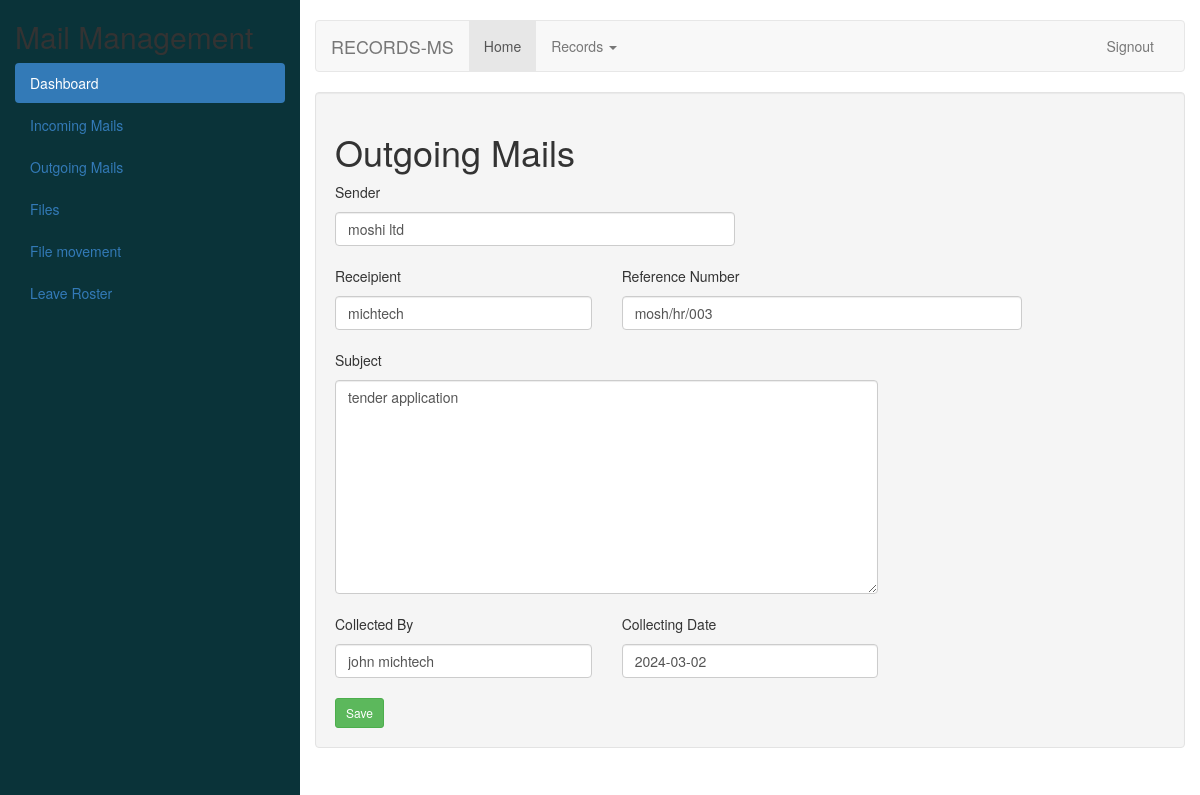
/outgoing/1, run on the app's committed database.
### recApp/models.py (models this page shows)
class TrackingModel(models.Model):
    created_at = models.DateTimeField(_("created at"), auto_now_add=True)
    updated_at = models.DateTimeField(_("updated at"), auto_now=True)
    class Meta:
        abstract = True

class BaseMailRecord(models.Model):
    sender = models.CharField(_("name of the sender"), max_length=156)
    ref_number = models.CharField(_("reference number"), max_length=156)
    description = models.TextField(_("description"), null=True, blank=True)
    class Meta:
        abstract = True

class OutGoingMail(TrackingModel, BaseMailRecord):
    mail_destination = models.CharField(_("receiver"), max_length=156)
    collected_by = models.CharField(_("collected by"), max_length=156)
    date_of_collection = models.DateField(_("date of collection"))

### recApp/views.py (the view, shortened to what this page needs)
# urls.py: path('outgoing/', views.outgoing_form, name="outgoing_form"),
def outgoing_form(request, id=0):
    if request.method == 'GET':
        if id == 0:
            outgoing_recs = OutgoingMailsForm()
        else:
            record_details = OutGoingMail.objects.get(pk=id)
            outgoing_recs = OutgoingMailsForm(instance = record_details)
        context = {
            'records': outgoing_recs
        }
        return render(request, 'records/outgoingform.html', context)

### recApp/form.py
class OutgoingMailsForm(forms.ModelForm):
    class Meta:
        model = OutGoingMail
        fields = ('sender','mail_destination','ref_number','description','collected_by','date_of_collection')
    def __init__(self, *args, **kwargs):
        super(OutgoingMailsForm, self).__init__(*args, **kwargs)
        for field_name, field in self.fields.items():
            field.widget.attrs.update({'class': 'form-control'})

### recApp/templates/records/outgoingform.html (shortened to what this page needs)
{% extends 'records/base.html' %}
{% block content %}
<h1>Outgoing Mails</h1>
<form action="" method="post" autocomplete="off">
    <div class="row">
        <div class="col-md-6">
            <p>Sender</p>{{records.sender}}
        </div>
    </div>
    <br>
    <div class="row">
        <div class="col-md-4">
            <p>Receipient </p> {{records.mail_destination}}
        </div>
        <div class="col-md-6">
            <p>Reference Number</p>{{records.ref_number}}
        </div>
    </div>
    <br>
    <div class="row">
        <div class="col-md-8">
            <p>Subject</p>{{records.description}}
        </div>
    </div>
    <br>
    <div class="row">
        <div class="col-md-4">
            <p>Collected By</p> {{records.collected_by}}
        </div>
        <div class="col-md-4">
            <p>Collecting Date</p>{{records.date_of_collection}}
        </div>
    </div>
    <br>
    <div class="row">
        <div class="col-md-8">
            <button class="btn btn-success btn-sm " type="submit">
                 Save
            </button>
        </div>
    </div>
{% endblock content %}

### data on the page
OutGoingMail: sender "moshi ltd", mail_destination "michtech", ref_number "mosh/hr/003", description "tender application", collected_by "john michtech", date_of_collection "2024-03-02"
